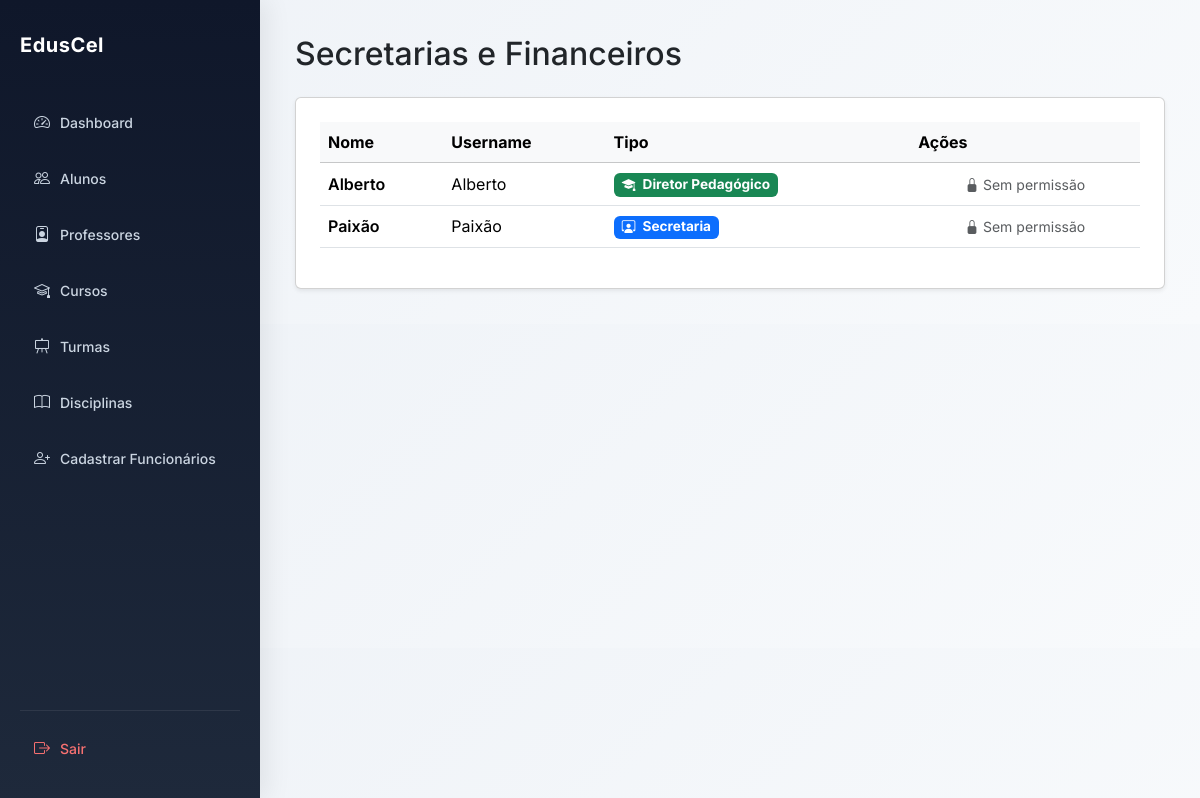
Page /secretarias/ (signed in) on the earlier database version.
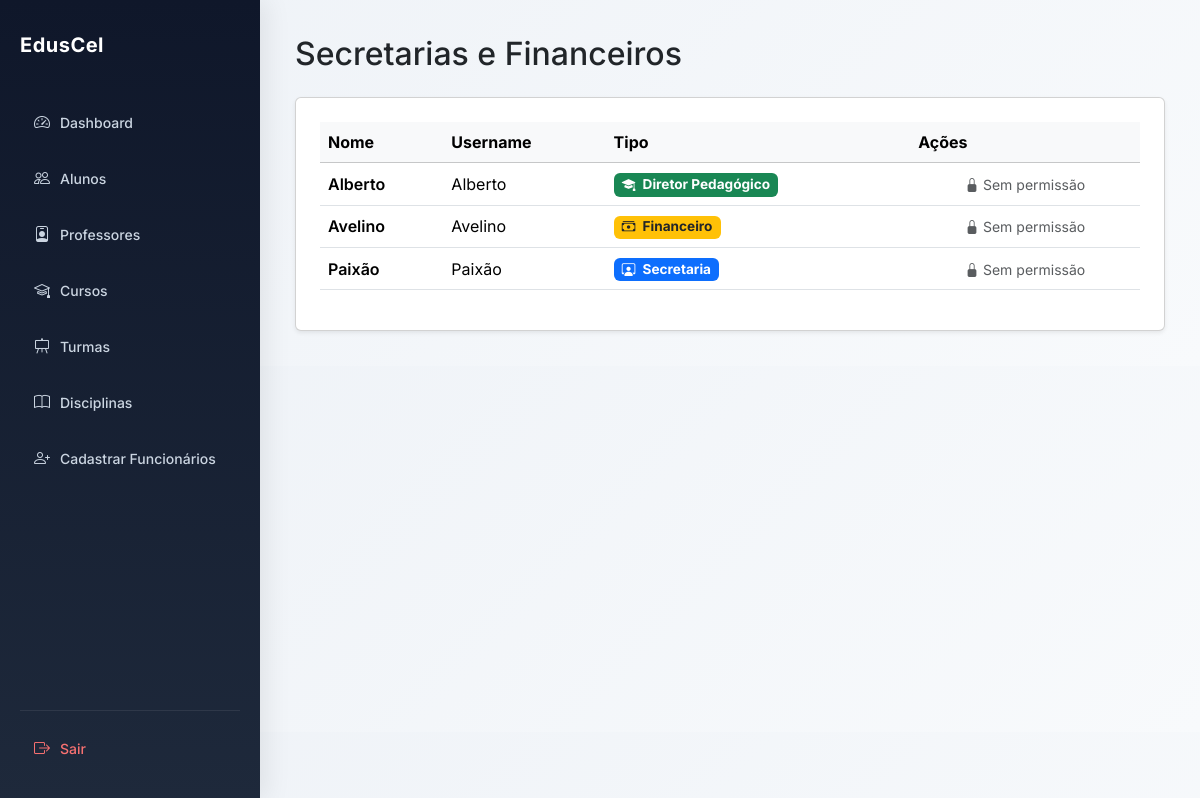
Same page on the later database version.
### users/models.py (models this page shows, shortened)
class User(AbstractUser):
    ROLE_CHOICES = (
        ("SUPERADMIN", "Super Admin"),
        ("DIRETOR", "Diretor"),
        ("DIRETOR_PEDAGOGICO", "Diretor Pedagógico"),
        ("PROFESSOR", "Professor"),
        ("ALUNO", "Aluno"),
        ("FINANCEIRO", "Financeiro"),
        ("SECRETARIA", "Secretaria"),
    )
    role = models.CharField(
        max_length=25,
        choices=ROLE_CHOICES,
        default="ALUNO",
        verbose_name="Perfil"
    )
    ativo = models.BooleanField(
        default=True,
        verbose_name="Ativo"
    )
    escola = models.ForeignKey(
        "academic.Escola",
        on_delete=models.CASCADE,
        null=True,
        blank=True,
        related_name="usuarios",
        verbose_name="Escola"
    )
    telefone = models.CharField(
        max_length=20,
        unique=True,
        null=True,
        blank=True,
        verbose_name="Telefone"
    )
    telefone_verificado = models.BooleanField(
        default=False,
        verbose_name="Telefone Verificado"
    )
    email_verificado = models.BooleanField(
        default=False,
        verbose_name="Email Verificado"
    )
    criado_em = models.DateTimeField(
        auto_now_add=True,
        verbose_name="Criado em"
    )
    tentativas_login = models.PositiveIntegerField(
        default=0
    )
    bloqueado_ate = models.DateTimeField(
        null=True,
        blank=True
    )
    otp_codigo = models.CharField(
        max_length=128,
        null=True,
        blank=True,
        verbose_name="OTP"
    )
    otp_expira_em = models.DateTimeField(
        null=True,
        blank=True,
        verbose_name="Expira em"
    )
    otp_tentativas = models.PositiveIntegerField(
        default=0,
        verbose_name="Tentativas OTP"
    )
    ultimo_envio_otp = models.DateTimeField(
        null=True,
        blank=True,
        verbose_name="Último envio OTP"
    )
    objects = UserManager()

### core/views.py (the view)
# urls.py: path('secretarias/', views.lista_secretarias, name='lista_secretarias'),
@login_required
def lista_secretarias(request):
    if request.user.role == "SUPERADMIN":
        secretarias = User.objects.filter(
            role__in=[
                "DIRETOR_PEDAGOGICO",
                "SECRETARIA",
                "FINANCEIRO",
            ]
        ).order_by("first_name", "last_name")
    else:
        secretarias = User.objects.filter(
            escola=request.user.escola,
            role__in=[
                "DIRETOR_PEDAGOGICO",
                "SECRETARIA",
                "FINANCEIRO",
            ]
        ).order_by("first_name", "last_name")
    return render(
        request,
        "lista_secretarias.html",
        {
            "secretarias": secretarias,
        },
    )

### core/templates/lista_secretarias.html (shortened to what this page needs)
{% extends "base.html" %}
{% block content %}
<h2 class="mb-4">Secretarias e Financeiros</h2>
<div class="card shadow-sm p-4">
    <div class="table-responsive">
        <table class="table table-hover align-middle">
            <thead class="table-light">
                <tr>
                    <th>Nome</th>
                    <th>Username</th>
                    <th>Tipo</th>
                    <th>Ações</th>
                </tr>
            </thead>
            <tbody>
                {% for user in secretarias %}
                <tr>
                    <td class="fw-semibold">
                        {{ user.get_full_name|default:user.username }}
                    </td>
                    <td>
                        {{ user.username }}
                    </td>
                    <td>
                        {% if user.role == "DIRETOR_PEDAGOGICO" %}
                            <span class="badge bg-success">
                                <i class="bi bi-mortarboard-fill me-1"></i>
                                Diretor Pedagógico
                            </span>
                        {% elif user.role == "SECRETARIA" %}
                            <span class="badge bg-primary">
                                <i class="bi bi-person-workspace me-1"></i>
                                Secretaria
                            </span>
                        {% elif user.role == "FINANCEIRO" %}
                            <span class="badge bg-warning text-dark">
                                <i class="bi bi-cash-stack me-1"></i>
                                Financeiro
                            </span>
                        {% elif user.role == "DIRETOR" %}
                            <span class="badge bg-danger">
                                <i class="bi bi-person-badge-fill me-1"></i>
                                Diretor
                            </span>
                        {% elif user.role == "SUPERADMIN" %}
                            <span class="badge bg-dark">
                                <i class="bi bi-shield-lock-fill me-1"></i>
                                Super Administrador
                            </span>
                        {% else %}
                            <span class="badge bg-secondary">
                                {{ user.get_role_display }}
                            </span>
                        {% endif %}
                    </td>
                    <td class="text-center">
                        {% if request.user.role == "DIRETOR" %}
                            <form method="POST"
                                  action="{% url 'eliminar_secretaria' user.id %}"
                                  class="d-inline">
                                {% csrf_token %}
                                <button
                                    type="submit"
                                    class="btn btn-outline-danger btn-sm"
                                    onclick="return confirm('Tem certeza que deseja eliminar {{ user.get_full_name|default:user.username }}?');">
                                    <i class="bi bi-trash"></i>
                                    Eliminar
                                </button>
                            </form>
                        {% else %}
                            <span class="text-muted small">
                                <i class="bi bi-lock-fill"></i>
                                Sem permissão
                            </span>
                        {% endif %}
                    </td>
                </tr>
                {% endfor %}
            </tbody>
        </table>
    </div>
</div>
{% endblock %}

Differences in the rows shown:
added User: get_full_name "Avelino", username "Avelino", role "FINANCEIRO" (drawn)
